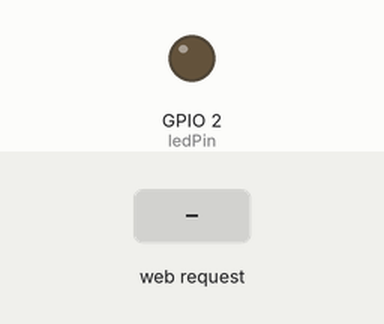
This sketch was run on a simulated ESP8266 (NodeMCU). On the bench: output pins drawn as LEDs (lit = HIGH). The inputs (shaded band) are chosen by the test bench. Storage starts empty; what the sketch prints to the serial monitor is not drawn.

Above: at 1.2 s.
1.3 s: HTTP request GET /off received
At 2.5 s:
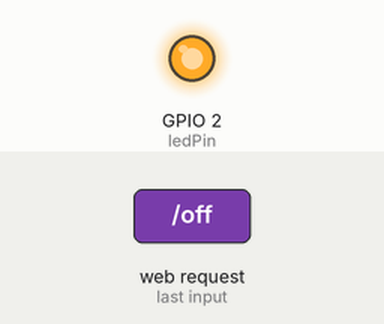
2.8 s: HTTP request GET /on received
At 3.7 s:
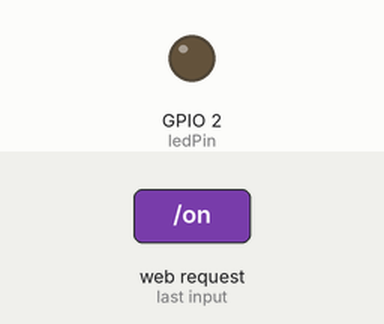
Timing chart, 0 to 5.8 s (numbered marks = the images above; inputs shaded):
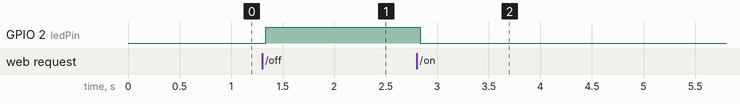

The sketch:

ESP8266_AsyncWebServer_SPIFFS.ino
```cpp
// Import required libraries
#include <ESP8266WiFi.h>
#include <ESPAsyncTCP.h>
#include <ESPAsyncWebServer.h>
#include <FS.h>

//-------------------/ Temperature DS18B20 /---------------------//
#include <OneWire.h>
#include <DallasTemperature.h>
// GPIO where the DS18B20 is connected to
#define TEMP_SENSOR_PIN 5 // D1
// Setup a oneWire instance to communicate with any OneWire devices
OneWire oneWire(TEMP_SENSOR_PIN);
// Pass our oneWire reference to Dallas Temperature sensor
DallasTemperature tempSensors(&oneWire);

String getTemperature() {
  tempSensors.requestTemperatures();
  float tempValue = tempSensors.getTempCByIndex(0);
  Serial.println(tempValue);
  return String(tempValue);
}

//-------------------/ Outputs /---------------------//

// Set LED GPIO
const int ledPin = 2; // build_in LED
// Stores LED state
String ledState;

//-------------------/ SERVER /---------------------//

// wifi Access Point
const char *APssid = "Demo AP ESP8266"; // The name of the Wi-Fi network that will be created
const char *APpassword = "TakeControl"; // The password required to connect to it, leave blank for an open network

// Create AsyncWebServer object on port 80
AsyncWebServer server(80);

// Replaces placeholder with LED state value
String processor(const String& var){
  Serial.println(var);
  if(var == "STATE"){
    if(digitalRead(ledPin)){
      ledState = "OFF";
    }
    else{
      ledState = "ON";
    }
    Serial.println(ledState);
    return ledState;
  }
  else if (var == "TEMPERATURE"){
    return getTemperature();
  }

}

//-------------------/ SETUP /---------------------//

void setup(){
  // Serial port for debugging purposes
  Serial.begin(115200);
  pinMode(ledPin, OUTPUT);

  // Start the DS18B20 sensor
  tempSensors.setWaitForConversion(false); // Don't block the program while the temperature sensor is reading
  tempSensors.begin();                     // Start the temperature sensor
  if (tempSensors.getDeviceCount() == 0)
  {
    Serial.printf("No DS18x20 temperature sensor found on pin %d. Rebooting.\r\n", TEMP_SENSOR_PIN);
    Serial.flush();
    delay(1000);
    ESP.reset();
  }

  // Initialize SPIFFS
  if(!SPIFFS.begin()){
    Serial.println("An Error has occurred while mounting SPIFFS");
    return;
  }

  // AP Mode
  WiFi.mode(WIFI_AP);
  WiFi.softAP(APssid, APpassword); // Start the access point
  Serial.print("Access Point \"");
  Serial.println(APssid);
  Serial.print("IP address:\t");
  Serial.println(WiFi.softAPIP()); // Send the IP address of the ESP8266 to the computer

  // Route for root / web page
  server.on("/", HTTP_GET, [](AsyncWebServerRequest *request){
    request->send(SPIFFS, "/index.html", String(), false, processor);
  });
  // Route to load style.css file
  server.on("/style.css", HTTP_GET, [](AsyncWebServerRequest *request){
    request->send(SPIFFS, "/style.css", "text/css");
  });
  // Route to load style.css file
  server.on("/script.js", HTTP_GET, [](AsyncWebServerRequest *request){
    request->send(SPIFFS, "/script.js", "text/javascript");
  });
  // Route to set GPIO to LOW
  server.on("/on", HTTP_GET, [](AsyncWebServerRequest *request){
    digitalWrite(ledPin, LOW);
    request->send(SPIFFS, "/index.html", String(), false, processor);
  });
  // Route to set GPIO to HIGH
  server.on("/off", HTTP_GET, [](AsyncWebServerRequest *request){
    digitalWrite(ledPin, HIGH);
    request->send(SPIFFS, "/index.html", String(), false, processor);
  });
  // send tempuerature
  server.on("/temperature", HTTP_GET, [](AsyncWebServerRequest *request){
    request->send_P(200, "text/plain", getTemperature().c_str());
  });

  // Start server
  server.begin();
}

//-------------------/ LOOP /---------------------//

void loop(){

}
```

Measured:
- after the input at 1.3 s, GPIO 2 (ledPin): LOW → HIGH at once
- after the input at 2.8 s, GPIO 2 (ledPin): HIGH → LOW at once
